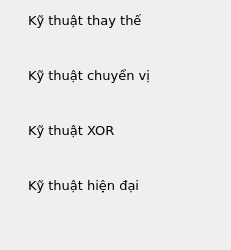
            <widget class="QWidget" name="menuGM">
             <property name="geometry">
              <rect>
               <x>0</x>
               <y>0</y>
               <width>231</width>
               <height>250</height>
              </rect>
             </property>
             <property name="maximumSize">
              <size>
               <width>16777215</width>
               <height>250</height>
              </size>
             </property>
             <property name="styleSheet">
              <string notr="true">QPushButton{
	text-align:left;	
	border-radius:20;
	padding-left:12px;	
	color: rgb(0, 0, 0);
}
QPushButton:hover{		
	color: rgb(255, 255, 255);
	background-color: rgb(104, 92, 254);
	font:bold;
}</string>
             </property>
             <attribute name="icon">
              <iconset resource="resource.qrc">
               <normaloff>:/icon/icon/icons8-encryption-48.ico</normaloff>
               <activeon>:/icon/icon/icons8-encryption-48.ico</activeon>:/icon/icon/icons8-encryption-48.ico</iconset>
             </attribute>
             <attribute name="label">
              <string>Giải mã</string>
             </attribute>
             <widget class="QWidget" name="layoutWidget">
              <property name="geometry">
               <rect>
                <x>10</x>
                <y>0</y>
                <width>211</width>
                <height>222</height>
               </rect>
              </property>
              <layout class="QVBoxLayout" name="verticalLayout_2">
               <property name="spacing">
                <number>15</number>
               </property>
               <property name="leftMargin">
                <number>8</number>
               </property>
               <property name="topMargin">
                <number>0</number>
               </property>
               <property name="rightMargin">
                <number>0</number>
               </property>
               <property name="bottomMargin">
                <number>16</number>
               </property>
               <item>
                <widget class="QPushButton" name="btnGM_ThayThe">
                 <property name="minimumSize">
                  <size>
                   <width>170</width>
                   <height>40</height>
                  </size>
                 </property>
                 <property name="font">
                  <font>
                   <family>Verdana</family>
                   <pointsize>10</pointsize>
                  </font>
                 </property>
                 <property name="styleSheet">
                  <string notr="true">text-align:left;
padding-left:10px;
</string>
                 </property>
                 <property name="text">
                  <string>Kỹ thuật thay thế</string>
                 </property>
                </widget>
               </item>
               <item>
                <widget class="QPushButton" name="btnGM_ChuyenVi">
                 <property name="minimumSize">
                  <size>
                   <width>170</width>
                   <height>40</height>
                  </size>
                 </property>
                 <property name="font">
                  <font>
                   <family>Verdana</family>
                   <pointsize>10</pointsize>
                  </font>
                 </property>
                 <property name="styleSheet">
                  <string notr="true">text-align:left;
padding-left:10px</string>
                 </property>
                 <property name="text">
                  <string>Kỹ thuật chuyển vị</string>
                 </property>
                </widget>
               </item>
               <item>
                <widget class="QPushButton" name="btnGM_XOR">
                 <property name="minimumSize">
                  <size>
                   <width>170</width>
                   <height>40</height>
                  </size>
                 </property>
                 <property name="font">
                  <font>
                   <family>Verdana</family>
                   <pointsize>10</pointsize>
                  </font>
                 </property>
                 <property name="styleSheet">
                  <string notr="true">text-align:left;
padding-left:10px</string>
                 </property>
                 <property name="text">
                  <string>Kỹ thuật XOR</string>
                 </property>
                </widget>
               </item>
               <item>
                <widget class="QPushButton" name="btnGM_HienDai">
                 <property name="minimumSize">
                  <size>
                   <width>170</width>
                   <height>40</height>
                  </size>
                 </property>
                 <property name="font">
                  <font>
                   <family>Verdana</family>
                   <pointsize>10</pointsize>
                  </font>
                 </property>
                 <property name="styleSheet">
                  <string notr="true">text-align:left;
padding-left:10px</string>
                 </property>
                 <property name="text">
                  <string>Kỹ thuật hiện đại</string>
                 </property>
                </widget>
               </item>
              </layout>
             </widget>
            </widget>
